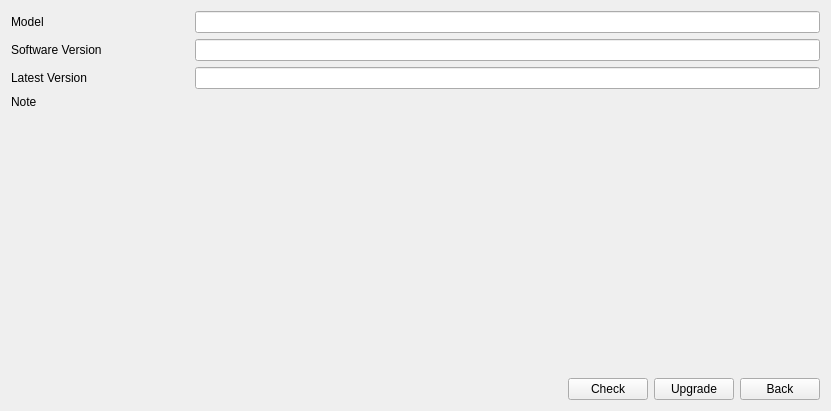
<?xml version="1.0" encoding="UTF-8"?>
<ui version="4.0">
 <class>TabMaintenanceOnlineUpgrade</class>
 <widget class="QWidget" name="TabMaintenanceOnlineUpgrade">
  <property name="geometry">
   <rect>
    <x>0</x>
    <y>0</y>
    <width>831</width>
    <height>411</height>
   </rect>
  </property>
  <property name="windowTitle">
   <string>Form</string>
  </property>
  <layout class="QVBoxLayout" name="verticalLayout">
   <item>
    <layout class="QGridLayout" name="gridLayout">
     <item row="0" column="0" colspan="2">
      <widget class="QLabel" name="label_model">
       <property name="sizePolicy">
        <sizepolicy hsizetype="Preferred" vsizetype="Preferred">
         <horstretch>1</horstretch>
         <verstretch>0</verstretch>
        </sizepolicy>
       </property>
       <property name="text">
        <string>Model</string>
       </property>
      </widget>
     </item>
     <item row="0" column="2">
      <widget class="MyLineEdit" name="lineEdit_model">
       <property name="sizePolicy">
        <sizepolicy hsizetype="Expanding" vsizetype="Fixed">
         <horstretch>7</horstretch>
         <verstretch>0</verstretch>
        </sizepolicy>
       </property>
       <property name="readOnly">
        <bool>true</bool>
       </property>
      </widget>
     </item>
     <item row="1" column="0" colspan="2">
      <widget class="QLabel" name="label_current_ver">
       <property name="sizePolicy">
        <sizepolicy hsizetype="Preferred" vsizetype="Preferred">
         <horstretch>0</horstretch>
         <verstretch>0</verstretch>
        </sizepolicy>
       </property>
       <property name="text">
        <string>Software Version</string>
       </property>
      </widget>
     </item>
     <item row="1" column="2">
      <widget class="MyLineEdit" name="lineEdit_software">
       <property name="readOnly">
        <bool>true</bool>
       </property>
      </widget>
     </item>
     <item row="2" column="0" colspan="2">
      <widget class="QLabel" name="label_latest_ver">
       <property name="text">
        <string>Latest Version</string>
       </property>
      </widget>
     </item>
     <item row="2" column="2">
      <widget class="MyLineEdit" name="lineEdit_latest_version">
       <property name="readOnly">
        <bool>true</bool>
       </property>
      </widget>
     </item>
    </layout>
   </item>
   <item>
    <widget class="BlueLabel" name="label_note">
     <property name="text">
      <string>Note</string>
     </property>
     <property name="wordWrap">
      <bool>true</bool>
     </property>
    </widget>
   </item>
   <item>
    <spacer name="verticalSpacer">
     <property name="orientation">
      <enum>Qt::Vertical</enum>
     </property>
     <property name="sizeHint" stdset="0">
      <size>
       <width>808</width>
       <height>279</height>
      </size>
     </property>
    </spacer>
   </item>
   <item>
    <layout class="QHBoxLayout" name="horizontalLayout_3">
     <item>
      <spacer name="horizontalSpacer_3">
       <property name="orientation">
        <enum>Qt::Horizontal</enum>
       </property>
       <property name="sizeHint" stdset="0">
        <size>
         <width>40</width>
         <height>20</height>
        </size>
       </property>
      </spacer>
     </item>
     <item>
      <widget class="MyPushButton" name="pushButton_check">
       <property name="text">
        <string>Check</string>
       </property>
      </widget>
     </item>
     <item>
      <widget class="MyPushButton" name="pushButton_upgrade">
       <property name="text">
        <string>Upgrade</string>
       </property>
       <property name="default">
        <bool>false</bool>
       </property>
      </widget>
     </item>
     <item>
      <widget class="MyPushButton" name="pushButton_back">
       <property name="text">
        <string>Back</string>
       </property>
      </widget>
     </item>
    </layout>
   </item>
  </layout>
 </widget>
 <customwidgets>
  <customwidget>
   <class>MyPushButton</class>
   <extends>QPushButton</extends>
   <header>mypushbutton.h</header>
  </customwidget>
  <customwidget>
   <class>MyLineEdit</class>
   <extends>QLineEdit</extends>
   <header>mylineedit.h</header>
  </customwidget>
  <customwidget>
   <class>BlueLabel</class>
   <extends>QLabel</extends>
   <header>bluelabel.h</header>
  </customwidget>
 </customwidgets>
 <resources/>
 <connections/>
</ui>
